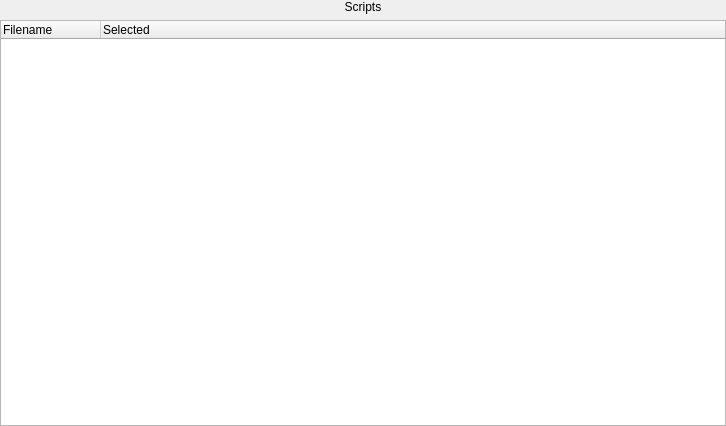
<?xml version="1.0" encoding="UTF-8"?>
<ui version="4.0">
 <class>JsScriptMultiSelector</class>
 <widget class="QWidget" name="JsScriptMultiSelector">
  <property name="geometry">
   <rect>
    <x>0</x>
    <y>0</y>
    <width>726</width>
    <height>426</height>
   </rect>
  </property>
  <property name="windowTitle">
   <string>Form</string>
  </property>
  <layout class="QGridLayout" name="gridLayout">
   <property name="leftMargin">
    <number>0</number>
   </property>
   <property name="topMargin">
    <number>0</number>
   </property>
   <property name="rightMargin">
    <number>0</number>
   </property>
   <property name="bottomMargin">
    <number>0</number>
   </property>
   <item row="0" column="0">
    <widget class="QLabel" name="label_scripts">
     <property name="text">
      <string>Scripts</string>
     </property>
     <property name="alignment">
      <set>Qt::AlignCenter</set>
     </property>
    </widget>
   </item>
   <item row="1" column="0">
    <widget class="QTreeWidget" name="treeWidget_scripts">
     <column>
      <property name="text">
       <string notr="true">Filename</string>
      </property>
     </column>
     <column>
      <property name="text">
       <string>Selected</string>
      </property>
     </column>
    </widget>
   </item>
  </layout>
 </widget>
 <resources/>
 <connections/>
</ui>
